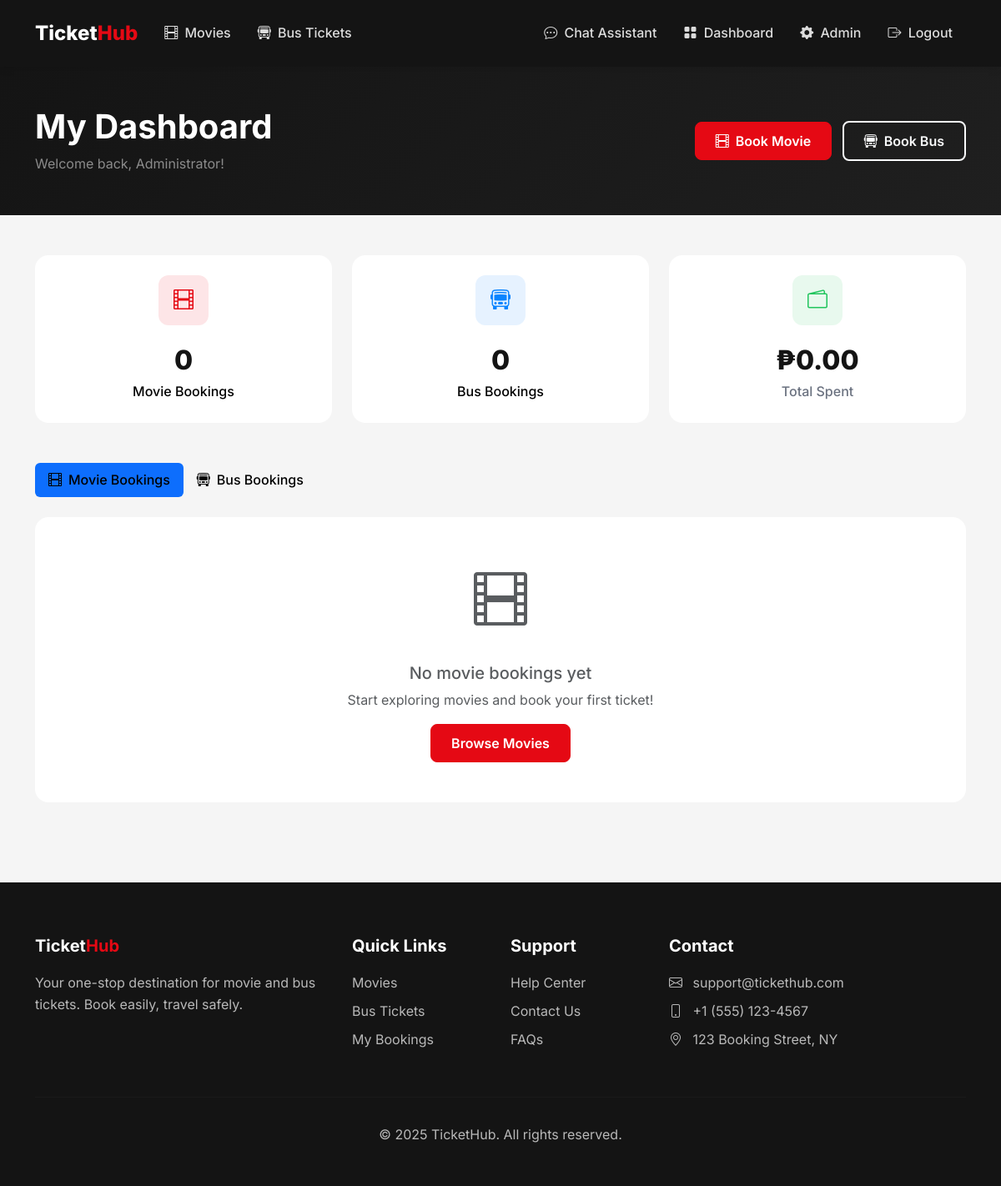
Page /dashboard (signed in) on the earlier database version.
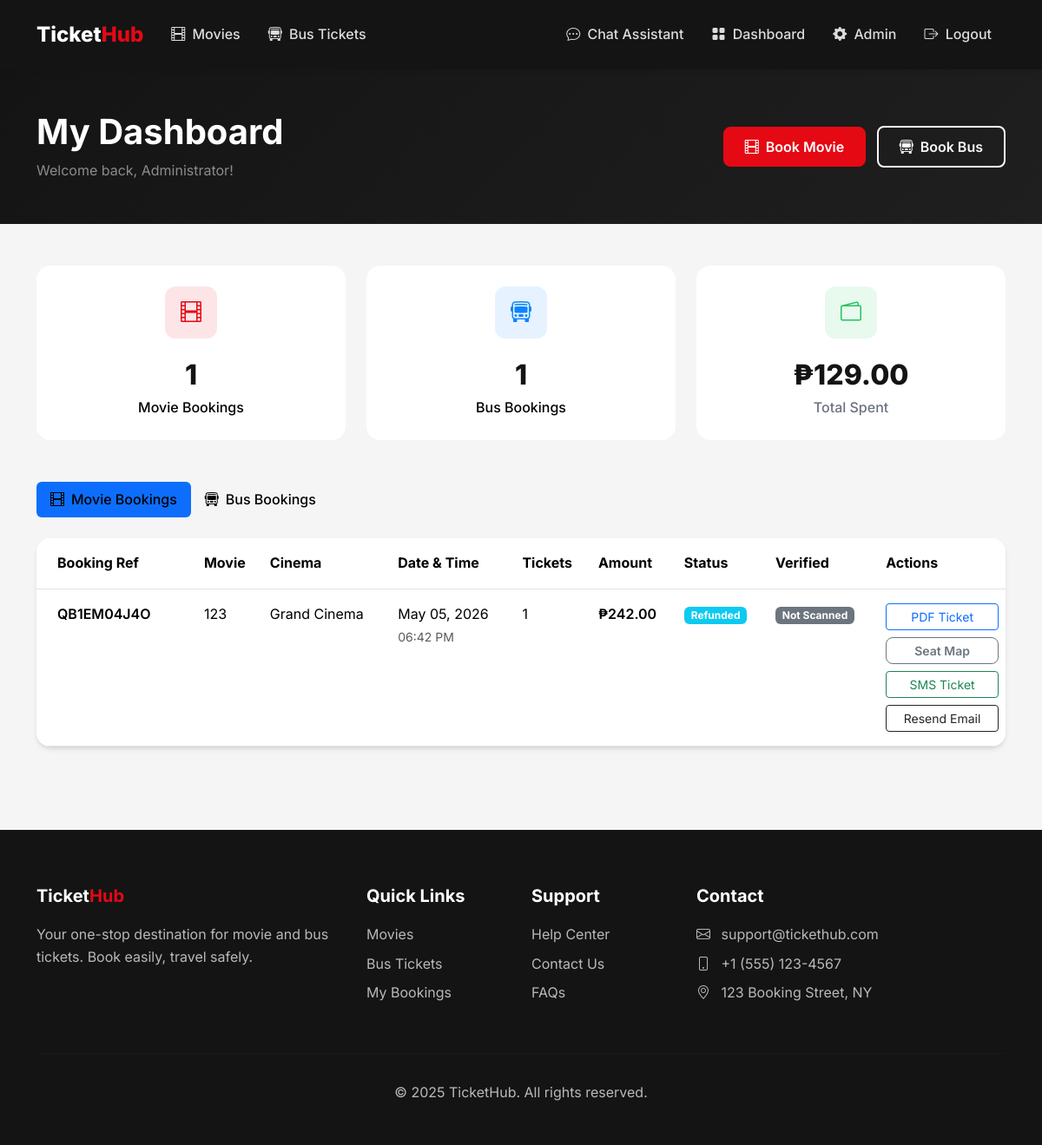
Same page on the later database version.
### flask_app/app.py (models this page shows)
class MovieBooking(db.Model):
    id = db.Column(db.Integer, primary_key=True)
    user_id = db.Column(db.Integer, db.ForeignKey('user.id'), nullable=False)
    showtime_id = db.Column(db.Integer, db.ForeignKey('showtime.id'), nullable=False)
    num_tickets = db.Column(db.Integer, nullable=False)
    seat_numbers = db.Column(db.String(200))
    total_amount = db.Column(db.Float, nullable=False)
    payment_status = db.Column(db.String(20), default='pending')  # pending, completed, failed, refunded
    payment_method = db.Column(db.String(20))     # 'card', 'gcash', 'paymaya', 'paypal'
    payment_reference = db.Column(db.String(255)) # PayMongo source/payment id
    booking_reference = db.Column(db.String(20), unique=True)
    is_verified = db.Column(db.Boolean, default=False, nullable=False)
    verified_at = db.Column(db.DateTime, nullable=True)
    verified_by_id = db.Column(db.Integer, db.ForeignKey('user.id'), nullable=True)
    cancelled_at = db.Column(db.DateTime, nullable=True)
    cancelled_by_id = db.Column(db.Integer, db.ForeignKey('user.id'), nullable=True)
    cancellation_reason = db.Column(db.String(255), nullable=True)
    refund_reference = db.Column(db.String(255), nullable=True)
    refunded_at = db.Column(db.DateTime, nullable=True)
    created_at = db.Column(db.DateTime, default=datetime.utcnow)
    verified_by = db.relationship('User', foreign_keys=[verified_by_id], backref='verified_movie_bookings')
    cancelled_by = db.relationship('User', foreign_keys=[cancelled_by_id], backref='cancelled_movie_bookings')

class Movie(db.Model):
    id = db.Column(db.Integer, primary_key=True)
    title = db.Column(db.String(200), nullable=False)
    description = db.Column(db.Text)
    genre = db.Column(db.String(100))
    duration = db.Column(db.Integer)  # in minutes
    rating = db.Column(db.String(10))  # PG, PG-13, R, etc.
    poster_image = db.Column(db.String(255))
    trailer_url = db.Column(db.String(255))
    release_date = db.Column(db.Date)
    is_active = db.Column(db.Boolean, default=True)
    created_at = db.Column(db.DateTime, default=datetime.utcnow)
    showtimes = db.relationship('Showtime', backref='movie', lazy=True, cascade='all, delete-orphan')

class Cinema(db.Model):
    id = db.Column(db.Integer, primary_key=True)
    name = db.Column(db.String(100), nullable=False)
    location = db.Column(db.String(200))
    total_seats = db.Column(db.Integer, default=100)
    operator_id = db.Column(db.Integer, db.ForeignKey('user.id'), nullable=True)
    image = db.Column(db.String(255))  # for picture
    seat_layout_style = db.Column(db.String(40), default=DEFAULT_CINEMA_LAYOUT_STYLE, nullable=False)
    vip_rows = db.Column(db.Integer, default=DEFAULT_CINEMA_VIP_ROWS)
    vip_surcharge = db.Column(db.Float, default=DEFAULT_CINEMA_VIP_SURCHARGE)
    showtimes = db.relationship('Showtime', backref='cinema', lazy=True, cascade='all, delete-orphan')
    operator = db.relationship('User', foreign_keys=[operator_id], backref='cinemas')

class Showtime(db.Model):
    id = db.Column(db.Integer, primary_key=True)
    movie_id = db.Column(db.Integer, db.ForeignKey('movie.id'), nullable=False)
    cinema_id = db.Column(db.Integer, db.ForeignKey('cinema.id'), nullable=False)
    show_date = db.Column(db.Date, nullable=False)
    show_time = db.Column(db.Time, nullable=False)
    price = db.Column(db.Float, nullable=False)
    available_seats = db.Column(db.Integer)
    bookings = db.relationship('MovieBooking', backref='showtime', lazy=True, cascade='all, delete-orphan')

### flask_app/app.py (the view)
@app.route('/dashboard')
@login_required
@regular_user_only
def dashboard():
    movie_bookings = MovieBooking.query.filter_by(user_id=current_user.id).order_by(MovieBooking.created_at.desc()).all()
    bus_bookings = BusBooking.query.filter_by(user_id=current_user.id).order_by(BusBooking.created_at.desc()).all()
    latest_email_statuses = get_latest_email_status_map(current_user.id)
    return render_template(
        'dashboard/index.html',
        movie_bookings=movie_bookings,
        bus_bookings=bus_bookings,
        latest_email_statuses=latest_email_statuses
    )

### flask_app/app.py (called while the page is built)
@app.after_request
def add_no_cache_headers(response):
    if request.endpoint != 'static':
        response.headers['Cache-Control'] = 'no-store, no-cache, must-revalidate, private, max-age=0'
        response.headers['Pragma'] = 'no-cache'
        response.headers['Expires'] = '0'
    return response

def generate_ticket_scan_token(booking_type, booking):
    payload = {
        'booking_type': str(booking_type or '').strip().lower(),
        'booking_id': int(getattr(booking, 'id', 0) or 0),
        'booking_reference': str(getattr(booking, 'booking_reference', '') or '').strip(),
    }
    return serializer.dumps(payload, salt='ticket-qr-salt')

def build_ticket_scan_url(booking_type, booking, external=True):
    token = generate_ticket_scan_token(booking_type, booking)
    try:
        return url_for('scan_ticket_qr', token=token, _external=external)
    except Exception:
        return f"/ticket/scan/{token}"

@app.template_filter('payment_status_label')
def payment_status_label_filter(value):
    return payment_status_label(value)

@app.template_filter('payment_status_badge_class')
def payment_status_badge_class_filter(value):
    return payment_status_badge_class(value)

### flask_app/templates/dashboard/index.html (shortened to what the changed rows need)
{% extends 'base.html' %}
{% block content %}
<section class="py-5" style="background: linear-gradient(135deg, var(--dark) 0%, var(--dark-lighter) 100%);">
    <div class="container">
        <div class="row align-items-center">
            <div class="col">
                <h1 class="text-white fw-bold mb-2">My Dashboard</h1>
            </div>
        </div>
    </div>
</section>
<section class="py-5">
    <div class="container">
        <div class="row g-4 mb-5">
            <div class="col-md-4">
                <div class="stat-card">
                    <div class="stat-icon" style="background: rgba(229, 9, 20, 0.1);">
                        <i class="bi bi-film" style="color: var(--primary);"></i>
                    </div>
                    <div class="stat-value">{{ movie_bookings|length }}</div>
                    <div class="stat-label" style="color: #000;">Movie Bookings</div>
                </div>
            </div>
            <div class="col-md-4">
                <div class="stat-card">
                    <div class="stat-icon" style="background: rgba(10, 132, 255, 0.1);">
                        <i class="bi bi-bus-front" style="color: var(--secondary);"></i>
                    </div>
                    <div class="stat-value">{{ bus_bookings|length }}</div>
                    <div class="stat-label" style="color: #000;">Bus Bookings</div>
                </div>
            </div>
            <div class="col-md-4">
                <div class="stat-card">
                    <div class="stat-icon" style="background: rgba(34, 197, 94, 0.1);">
                        <i class="bi bi-wallet2" style="color: #22C55E;"></i>
                    </div>
                    <div class="stat-value">₱{{ "%.2f"|format(
                        (movie_bookings|selectattr('payment_status', 'equalto', 'completed')|sum(attribute='total_amount')) +
                        (movie_bookings|selectattr('payment_status', 'equalto', 'paid')|sum(attribute='total_amount')) +
                        (bus_bookings|selectattr('payment_status', 'equalto', 'completed')|sum(attribute='total_amount')) +
                        (bus_bookings|selectattr('payment_status', 'equalto', 'paid')|sum(attribute='total_amount'))
                    ) }}</div>
                    <div class="stat-label">Total Spent</div>
                </div>
            </div>
        </div>
        <div class="tab-content">
            <div class="tab-pane fade show active" id="movie-bookings">
                {% if movie_bookings %}
                    <div class="card">
                        <div class="table-responsive">
                            <table class="table table-hover mb-0">
                                <thead class="bg-light">
                                    <tr>
                                        <th class="px-4 py-3">Booking Ref</th>
                                        <th class="py-3">Movie</th>
                                        <th class="py-3">Cinema</th>
                                        <th class="py-3">Date & Time</th>
                                        <th class="py-3">Tickets</th>
                                        <th class="py-3">Amount</th>
                                        <th class="py-3">Status</th>
                                        <th class="py-3">Verified</th>
                                        <th class="py-3">Actions</th>
                                    </tr>
                                </thead>
                                <tbody>
                                    {% for booking in movie_bookings %}
                                    <tr>
                                        <td class="px-4 py-3">
                                            <span class="fw-semibold">{{ booking.booking_reference }}</span>
                                        </td>
                                        <td class="py-3">{{ booking.showtime.movie.title }}</td>
                                        <td class="py-3">{{ booking.showtime.cinema.name }}</td>
                                        <td class="py-3">
                                            {{ booking.showtime.show_date.strftime('%b %d, %Y') }}<br>
                                            <small class="text-muted">{{ booking.showtime.show_time.strftime('%I:%M %p') }}</small>
                                        </td>
                                        <td class="py-3">{{ booking.num_tickets }}</td>
                                        <td class="py-3 fw-semibold">₱{{ "%.2f"|format(booking.total_amount) }}</td>
                                        <td class="py-3">
                                            <span class="badge bg-{{ booking.payment_status|payment_status_badge_class }}">{{ booking.payment_status|payment_status_label }}</span>
                                        </td>
                                        <td class="py-3">
                                            {% if booking.is_verified %}
                                                <span class="badge bg-success">Scanned</span>
                                                <div><small class="text-muted">{{ booking.verified_at.strftime('%b %d, %Y %I:%M %p') if booking.verified_at else '' }}</small></div>
                                                <div><small class="text-muted">{{ booking.verified_by.name if booking.verified_by else 'Self-service scan' }}</small></div>
                                            {% else %}
                                                <span class="badge bg-secondary">Not Scanned</span>
                                            {% endif %}
                                        </td>
                                        <td class="py-3">
                                            <div class="d-flex flex-column gap-2">
                                                <a href="{{ url_for('download_booking_ticket_pdf', booking_type='movie', booking_id=booking.id) }}" class="btn btn-sm btn-outline-primary">PDF Ticket</a>
                                                <a href="{{ url_for('booking_seat_history', booking_type='movie', booking_id=booking.id) }}" class="btn btn-sm btn-outline-secondary">Seat Map</a>
                                                <a href="{{ ticket_sms_href('movie', booking) }}" class="btn btn-sm btn-outline-success">SMS Ticket</a>
                                                <form method="POST" action="{{ url_for('resend_booking_email', booking_type='movie', booking_id=booking.id) }}">
                                                    <button type="submit" class="btn btn-sm btn-outline-dark w-100">Resend Email</button>
                                                </form>
                                            </div>
                                        </td>
                                    </tr>
                                    {% endfor %}
                                </tbody>
                            </table>
                        </div>
                    </div>
                {% else %}
                    <div class="text-center py-5 bg-white rounded-4">
                        <i class="bi bi-film text-muted" style="font-size: 4rem;"></i>
                        <h5 class="mt-4 text-muted">No movie bookings yet</h5>
                        <p class="text-muted">Start exploring movies and book your first ticket!</p>
                        <a href="{{ url_for('movies') }}" class="btn btn-primary">Browse Movies</a>
                    </div>
                {% endif %}
            </div>
        </div>
    </div>
</section>
{% endblock %}

Differences in the rows shown:
added MovieBooking: booking_reference "QB1EM04J4O", showtime.movie "123", showtime.cinema.name "Grand Cinema", showtime.show_date "May 05, 2026", showtime.show_time "06:42 PM", num_tickets "1", total_amount "242.00", payment_status|payment_status_label "Refunded", is_verified "Not Scanned"
Other differences:
{{ movie_bookings|length }}: "0" → "1"
{{ bus_bookings|length }}: "0" → "1"
text no longer shown: "0.00 No movie bookings yet Start exploring movies and book your first ticket! Browse Movies"
text now shown: "129.00 Booking Ref Movie Cinema Date & Time Tickets Amount Status Verified Actions"
